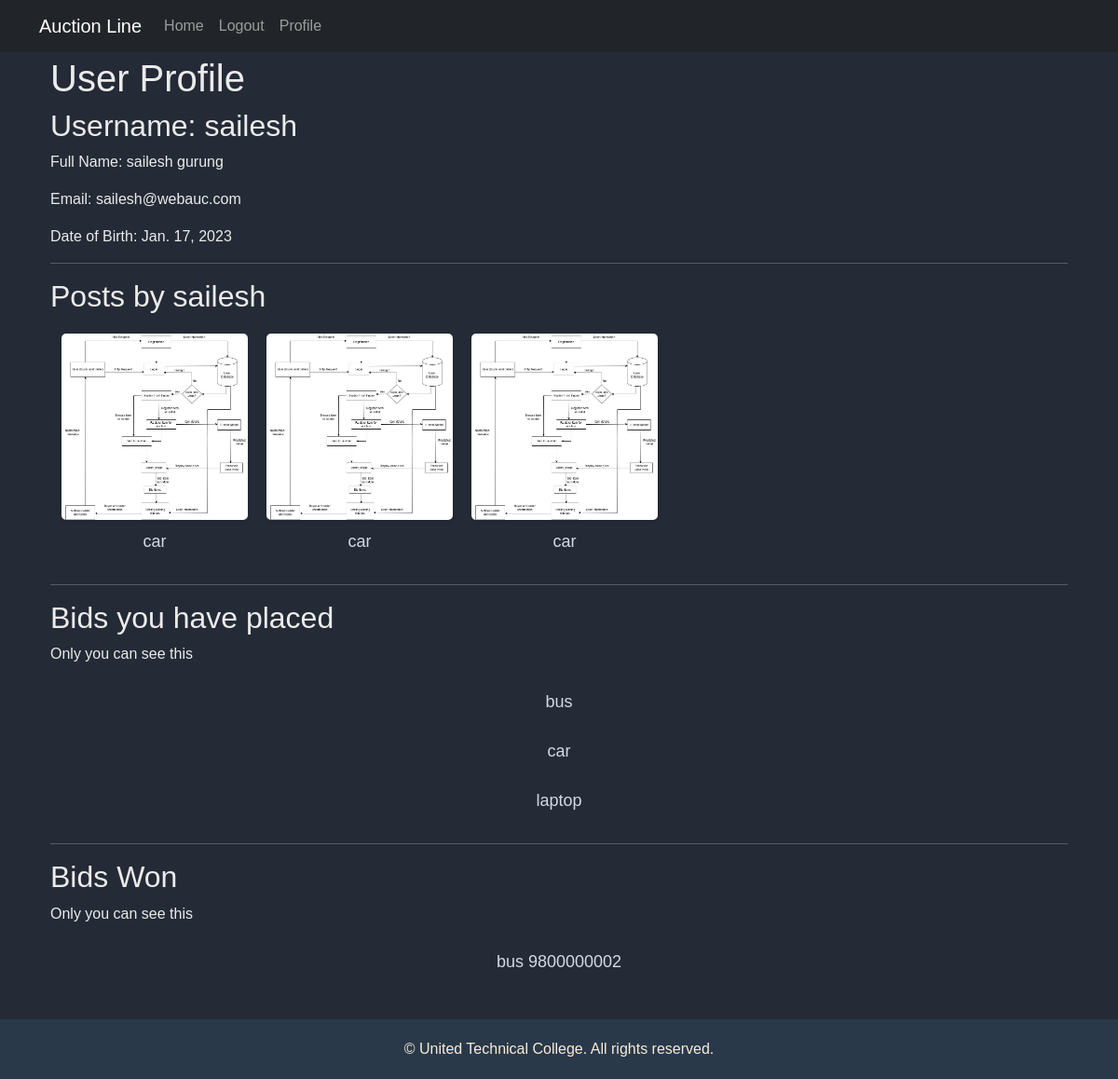
/viewprofile/ (signed in), run on the app's committed database.
### userapp/models.py (models this page shows, shortened)
class CustomUser(AbstractUser):
    username = models.CharField(max_length=64, unique=True)
    email=models.EmailField(_('email address'), unique=True)
    USERNAME_FIELD = 'email'
    REQUIRED_FIELDS = []
    objects = CustomUserManager()

class UserProfile(models.Model):
    user = models.ForeignKey(CustomUser, on_delete=models.CASCADE) # sets foreign key to primary key of user table
    full_name =models.CharField(max_length=255)
    primary_location = models.CharField(max_length=128)
    date_of_birth = models.DateField()
    phone_number = models.CharField(max_length=12)

### postapp/models.py (models this page shows, shortened)
class Post(models.Model):
    def namecomFile1(self, filename):
        return '/'.join([f"{self.category}_pics", str(self.slug), 'comp_pic.jpg'])
    slug = models.CharField(default=None, max_length=16)
    user = models.ForeignKey(get_user_model(), on_delete=models.CASCADE)
    title = models.CharField(max_length=255)
    category = models.CharField(max_length=255, default='Any')
    description = models.TextField(null=True)
    comp_image = models.ImageField(upload_to=namecomFile1,null=True)
    sell_location = models.CharField(default='any', max_length=128)
    sold = models.BooleanField(default=False)
    winner = models.ForeignKey(UserProfile, on_delete=models.CASCADE, null=True, default=None)
    bidstart = models.IntegerField(default=0)
    buynow = models.IntegerField(default=0)
    date_posted = models.DateTimeField(default=datetime.now())
    date_end = models.DateTimeField(default=None)

### bidapp/models.py (models this page shows, shortened)
class Bid(models.Model):
    post = models.ForeignKey(Post, on_delete=models.CASCADE) # sets the post
    participant = models.ForeignKey(UserProfile, on_delete=models.CASCADE) # the bidder
    amount = models.IntegerField() # Bid amount
    datetime = models.DateTimeField(default=datetime.now())

### userapp/views.py (the view)
# urls.py: path('viewprofile/', userviews.view_profile, name='viewprofile'),
@login_required # if not logged in sends back to login page
def view_profile(request):
    profile = UserProfile.objects.filter(user=request.user).first() # details from the profile table
    if not profile:
        return redirect('createprofile')
    joined_bids = Bid.objects.filter(participant=profile).all() # bids the user has joined
    posts = Post.objects.filter(user=request.user) # posts created by the user
    wonbids = Post.objects.filter(winner=profile).all() # bids the user won
    sellers = []
    wonbid = []
    for bid in wonbids:
        tuser = bid.user
        wonbid.append(bid.title)
        sellers.append(UserProfile.objects.filter(user=tuser).first().phone_number)
    return render(request, 'userapp/viewprofile.html',{'auth':request.user.is_authenticated,'cuser':request.user,'profile':profile, 'posts':posts,'own':True, 'bid':joined_bids, 'wonbid':list(zip(wonbid, sellers))})

### templates/userapp/viewprofile.html (shortened to what this page needs)
{% extends 'base.html' %}
{% block content %}
  <div class="container">
    <h1>User Profile</h1>
    <div class="profile-info">
      <h2>Username: {{ cuser.username }}</h2>
      <p>Full Name: {{ profile.full_name }}</p>
      {% if own %}
      <p>Email: {{ cuser.email }}</p>
      {% endif %}
      <p>Date of Birth: {{ profile.date_of_birth }}</p>
    </div>
    <hr>
    <h2>Posts by {{ cuser.username }}</h2>
    <div class="container">
      <div class="product-line">
          {% for item in posts %}
          <a href="/view/{{item.slug}}" class="product-item">
              <img src="/media/{{item.category}}_pics/{{item.slug}}/comp_pic.jpg" alt="Product 1" class="product-image">
              <p class="product-name">{{item.title}}</p>
          </a>
          {% endfor %}
      </div>
    </div>
<hr>
  <h2>Bids you have placed </h2>
  <p>Only you can see this</p>
    <div class="container">
      {% for item in bid %}
      <a href="/bid/{{item.post.slug}}" class="product-item">
        <p class="product-name">{{item.post.title}} </p>
      </a>
      {% endfor %}
    </div>
<hr>
    <div class="woncontainer">
      <h2>Bids Won </h2>
      <p>Only you can see this</p>
      {% for item in wonbid %}
      <div class="product-item">
        <p class="product-name">
        {% for row in item %}
        {{row}}
        {% endfor %}
        </p>
      </div>
      {% endfor %}
    </div>
  </div>
  <br>
  <br>
  <br>
{% endblock %}

### templates/base.html (style rules this page uses)
body { padding-top: 60px; background-color: #5e6063; font-family: sans-serif; }
a { text-decoration: none; }
body.dark-theme { background-color: rgb(36, 43, 54); color: #ebebeb; }

### templates/userapp/viewprofile.html (style rules this page uses)
.product-line { display: flex; justify-content: flex-start; gap: 20px; margin-top: 20px; }
.product-item { display: flex; flex-direction: column; align-items: center; text-align: center; text-decoration: none; color: rgb(212, 217, 231); }
.product-image { width: 200px; height: 200px; border-radius: 5px; box-shadow: 0 2px 4px rgba(0, 0, 0, 0.1); }
.product-name { font-size: 18px; margin-top: 10px; }

### data on the page
CustomUser: username "sailesh", email "sailesh@webauc.com"
UserProfile: full_name "sailesh gurung", date_of_birth "Jan. 17, 2023"
Post: category (picture), title "car"
Post: category (picture), title "car"
Post: category (picture), title "car"
Bid: post "bus"
Bid: post "car"
Bid: post "laptop"
Post: item "bus"
UserProfile: item "9800000002"
